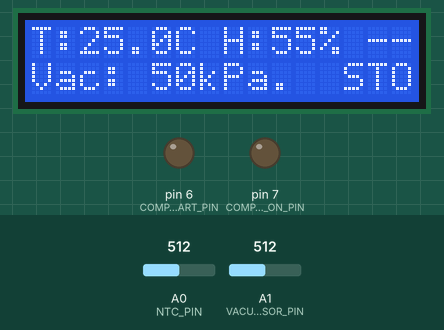
Recording of a sketch running on a simulated Arduino Uno, built with avr-gcc and run on an emulated ATmega328P. Shown: 16×2 character LCD, output pins drawn as LEDs (lit = HIGH). The inputs (shaded band) are chosen by the test bench; at power-on: A0 (NTC_PIN) = 512, A1 (VACUUM_SENSOR_PIN) = 512. What the sketch prints to the serial monitor is not drawn.

Above: at 4.3 s.
4.4 s: A0 (NTC_PIN) set to 716
At 6.9 s:
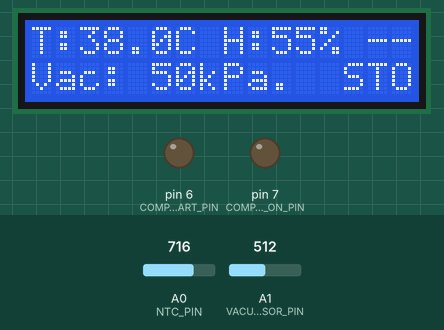
7.7 s: A1 (VACUUM_SENSOR_PIN) set to 222
At 10.4 s:
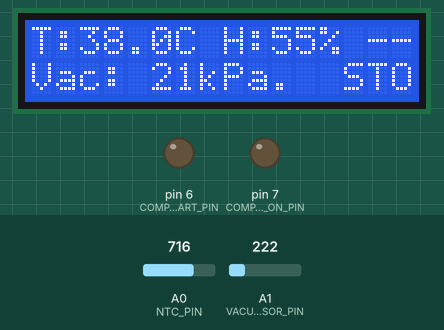
10.8 s: A1 (VACUUM_SENSOR_PIN) set to 193
At 14.2 s:
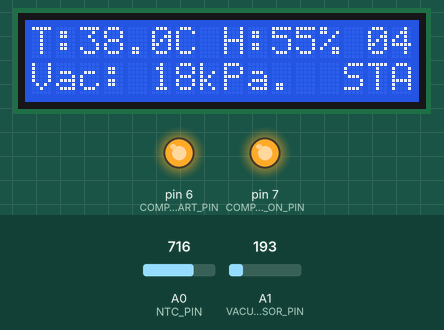
14.9 s: A0 (NTC_PIN) set to 900
At 18.9 s:
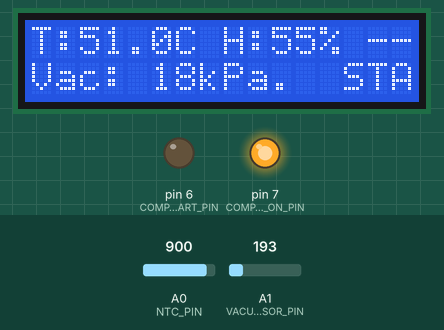
19.0 s: A1 (VACUUM_SENSOR_PIN) set to 306
At 21.3 s:
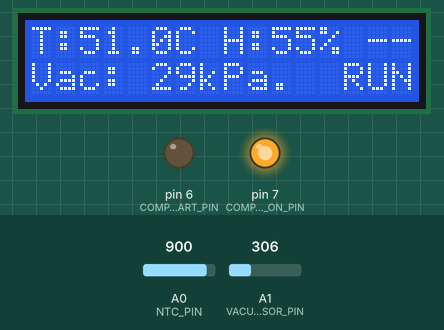
23.1 s: A0 (NTC_PIN) set to 1023
At 25.5 s:
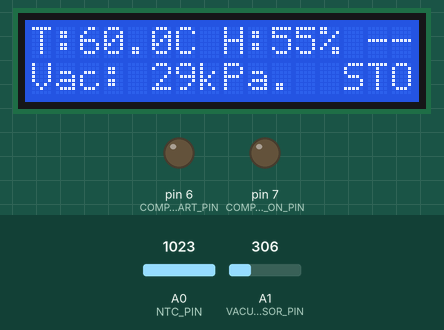
Timing chart, 0 to 27.0 s (numbered marks = the images above; inputs shaded):
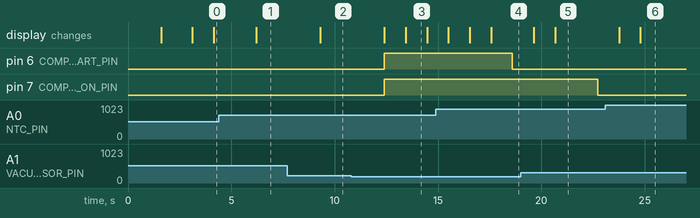

Measured:
- the behaviour switches between 205 and 204 on A1 (VACUUM_SENSOR_PIN) (found by bisection; images 2 and 3)
- after the input at 4.4 s, the display: changes after 1.8 s (image 1)
- after the input at 7.7 s, the display: changes after 1.6 s (image 2)
- after the input at 10.8 s, pin 6 (COMPRESSOR_START_PIN), pin 7 (COMPRESSOR_ON_PIN): LOW → HIGH after 1.6 s; the display: first changes after 1.6 s (image 3 shows a later state)
- after the input at 19.0 s, pin 7 (COMPRESSOR_ON_PIN): HIGH → LOW after 3.7 s; the display: first differs from a run without the input after 1.7 s (image 5)
- after the input at 23.1 s, the display: first differs from a run without the input after 1.7 s (image 6)
- what the display in image 3 shows lasts 1.1 s, from 13.4 s to 14.5 s

The sketch:

compressor-control.ino
```cpp
// === Libraries ===
#include <Wire.h>
#include <LiquidCrystal_I2C.h>

// === Constants ===
#define COMPRESSOR_START_PIN 6
#define COMPRESSOR_ON_PIN 7

#define NTC_PIN A0
#define VACUUM_SENSOR_PIN A1

// Comment-Uncomment desired or check datasheet
#define SHT30_ADDRESS 0x44  //Default wiring (ADDR = GND or floating)
//#define SHT30_ADDRESS 0x45   //Use if ADDR pin is tied to VCC

// I²C LCD + SHT30/31 will use A4 (SDA) and A5 (SCL)

// === LCD object ===
LiquidCrystal_I2C lcd(0x27, 16, 2);  // Change to 0x3F if needed


// === Compressor Control Configuration ===
#define TEMP_THRESHOLD 35.0     // °C - NTC trigger point
#define VACUUM_THRESHOLD 20.0   // kPa - Vacuum trigger point
#define START_DURATION_MS 6000  // ms - Time START stays on before switching to RUN
#define MIN_RUN_TIME_MS 10000   // ms - Minimum ON duration before shutdown allowed

// Enum for Compressor State Machine
enum CompressorState { OFF,
                       STARTING,
                       RUNNING };
CompressorState compressorState = OFF;

unsigned long compressorStartTime = 0;
unsigned long compressorRunStartTime = 0;


void setup() {
  // Initialize LCD
  Serial.begin(9600);
  lcd.init();       // Start LCD via I²C
  lcd.backlight();  // Turn on backlight

  lcd.setCursor(0, 0);
  lcd.print("System Booting");
  delay(1500);
  lcd.clear();
  lcd.print("System Loaded");
  lcd.setCursor(0, 1);
  lcd.print("Welcome Sir.");
  delay(1500);
  lcd.clear();
  // Compressor outputs
  pinMode(COMPRESSOR_START_PIN, OUTPUT);
  pinMode(COMPRESSOR_ON_PIN, OUTPUT);

  digitalWrite(COMPRESSOR_START_PIN, LOW);
  digitalWrite(COMPRESSOR_ON_PIN, LOW);
}

void loop() {
  // put your main code here, to run repeatedly:
  // === Read analog sensors ===
  int ntcRaw = analogRead(NTC_PIN);               // From A0
  int vacuumRaw = analogRead(VACUUM_SENSOR_PIN);  // From A1
  // Mocked humidity for now
  float humidity = 55.0;

  // Convert raw values (0–1023) to meaningful units (mocked)
  float temperatureC = map(ntcRaw, 0, 1023, -10, 60);   // Example range: -10°C to 60°C
  float vacuumLevel = map(vacuumRaw, 0, 1023, 0, 100);  // Example range: 0–100 kPa

  // OPTIONAL: print to serial for debugging
  Serial.print("Temp: ");
  Serial.print(temperatureC);
  Serial.print(" °C, Vacuum: ");
  Serial.print(vacuumLevel);
  Serial.println(" kPa");

  // Add delay if needed
  delay(1000);

  displaySensorData(temperatureC, humidity, vacuumLevel);
  updateCompressorControl(temperatureC, vacuumLevel);
}

void displaySensorData(float tempC, float humidity, float vacuum) {
  // === First row ===
  lcd.setCursor(0, 0);
  lcd.print("T:");
  lcd.print(tempC, 1);
  lcd.print("C H:");
  lcd.print(humidity, 0);
  lcd.print("% ");

  // Countdown or '-'
  switch (compressorState) {
    case STARTING:
      {
        int countdown = (START_DURATION_MS - (millis() - compressorStartTime)) / 1000;
        if (countdown <= 0) {
          lcd.print("--");
        } else {
          if (countdown < 10) lcd.print("0");
          lcd.print(countdown);
        }
        break;
      }
    case RUNNING:
    case OFF:
      lcd.print("--");
      break;
  }

  // === Second row ===
  lcd.setCursor(0, 1);
  lcd.print("Vac: ");

  // Pad vacuum if <10
  if (vacuum < 10) lcd.print(" ");
  lcd.print((int)vacuum);
  lcd.print("kPa.  ");

  // Compressor state in last 3 chars
  switch (compressorState) {
    case STARTING:
      lcd.print("STA");
      break;
    case RUNNING:
      lcd.print("RUN");
      break;
    case OFF:
      lcd.print("STO");
      break;
  }
}


void updateCompressorControl(float temperatureC, float vacuumLevel) {
  bool shouldRun = (temperatureC > TEMP_THRESHOLD && vacuumLevel < VACUUM_THRESHOLD);
  unsigned long now = millis();

  switch (compressorState) {
    case OFF:
      if (shouldRun) {
        Serial.println("Compressor STARTING");
        digitalWrite(COMPRESSOR_START_PIN, HIGH);
        digitalWrite(COMPRESSOR_ON_PIN, HIGH);
        compressorStartTime = now;
        compressorRunStartTime = now;
        compressorState = STARTING;
      }
      break;

    case STARTING:
      if (now - compressorStartTime >= START_DURATION_MS) {
        Serial.println("Compressor RUNNING");
        digitalWrite(COMPRESSOR_START_PIN, LOW);  // Turn off START, keep ON
        compressorState = RUNNING;
      }
      break;

    case RUNNING:
      if (!shouldRun && (now - compressorRunStartTime >= MIN_RUN_TIME_MS)) {
        Serial.println("Compressor STOPPED");
        digitalWrite(COMPRESSOR_START_PIN, LOW);
        digitalWrite(COMPRESSOR_ON_PIN, LOW);
        compressorState = OFF;
      }
      break;
  }
}
```
